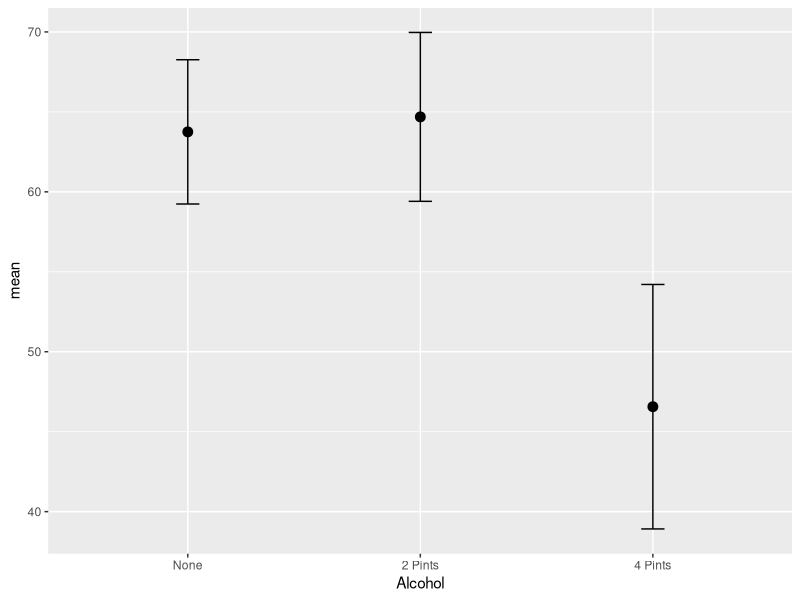
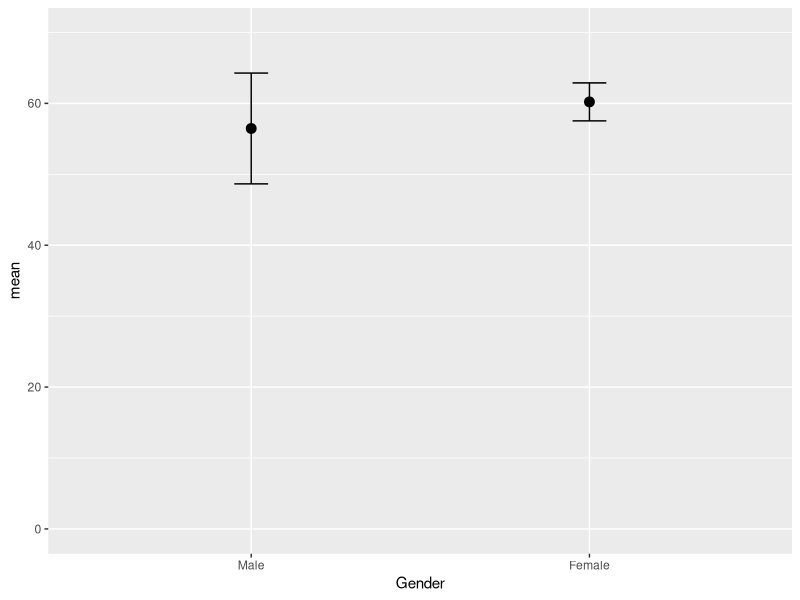
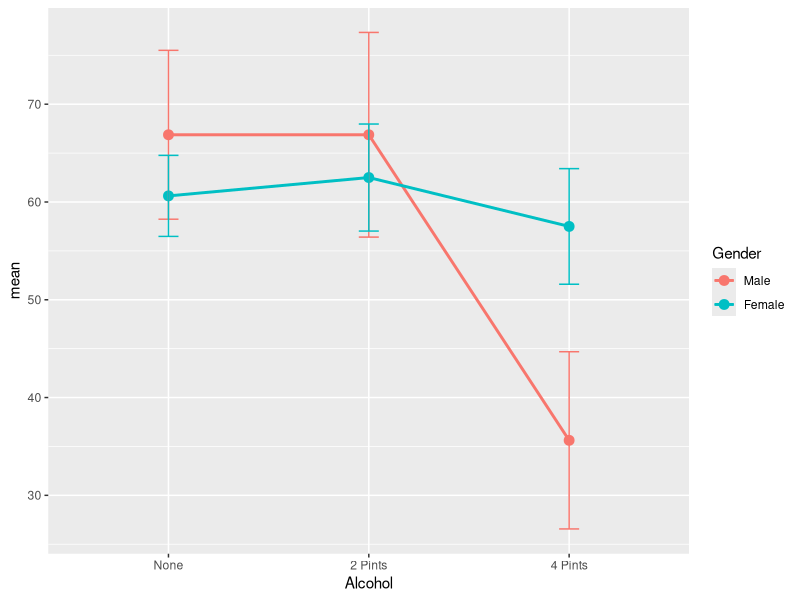
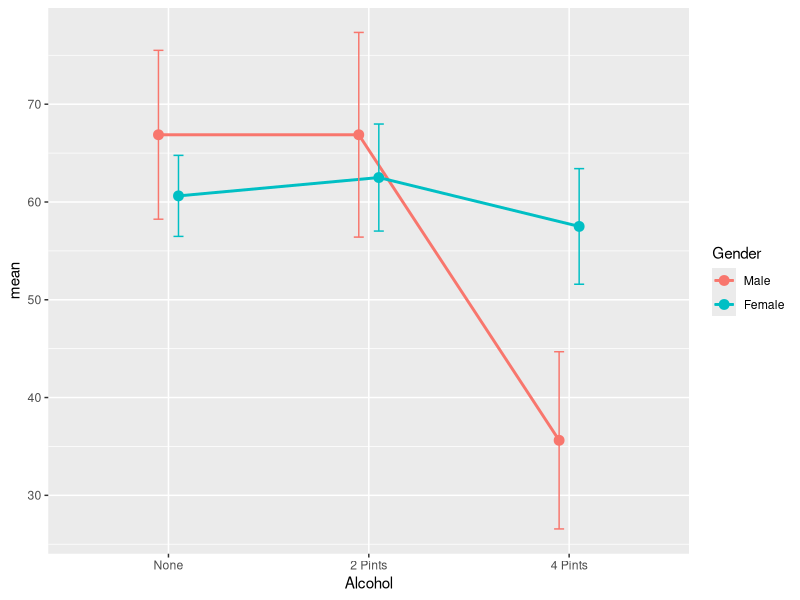
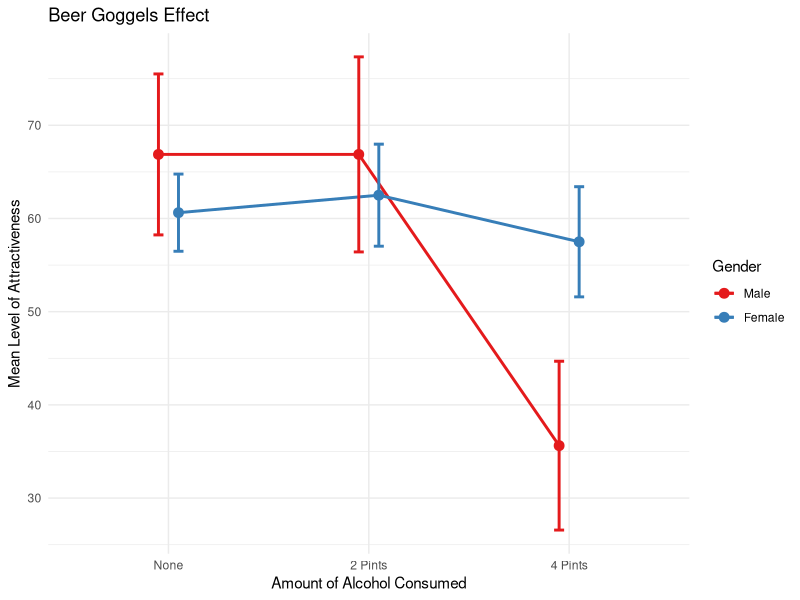

The R source for these figures, in order:
## ---- chunk 1
library(tidyverse)
## ---- chunk 2
library(haven)
goggles <- read_sav("goggles.sav")
## ---- chunk 3
goggles$Gender
## ---- chunk 4
goggles$Alcohol
## ---- chunk 5
goggles$Attractiveness
## ---- chunk 6
goggles <- goggles %>% 
  mutate(Gender = factor(Gender, levels = c(0,1), 
         labels = c("Male", "Female")))
## ---- chunk 7
goggles$Alcohol
## ---- chunk 8
goggles <- goggles %>% 
  mutate(Alcohol = factor(Alcohol, levels = c(1,2,3), 
            labels = c("None", "2 Pints", "4 Pints")))
## ---- chunk 9
m3 <- aov(Attractiveness ~ Gender + Alcohol + 
           Gender*Alcohol, data = goggles)
## ---- chunk 10
summary(m3)
## ---- chunk 11
GogglesAlcohol <- goggles %>%
  group_by(Alcohol) %>%
  summarize(n = n(),
            mean = mean(Attractiveness),
            sd = sd(Attractiveness),
            se = sd/sqrt(n),
            ci = qt(0.975, df = n - 1) * sd / sqrt(n))
## ---- chunk 12
ggplot(GogglesAlcohol, aes(x = Alcohol,
                                y = mean)) +
  geom_point(size = 3) +
  geom_line(size = 1) +
  geom_errorbar(aes(ymin  =mean - ci, 
                    ymax = mean + ci), 
                width = .1)
## ---- chunk 13
GogglesGender <- goggles %>%
  group_by(Gender) %>%
  summarize(n = n(),
            mean = mean(Attractiveness),
            sd = sd(Attractiveness),
            se = sd/sqrt(n),
            ci = qt(0.975, df = n - 1) * sd / sqrt(n))
## ---- chunk 14
ggplot(GogglesGender, aes(x = Gender,
                           y = mean)) +
  geom_point(size = 3) +
  geom_line(size = 1) +
  geom_errorbar(aes(ymin  =mean - ci, 
                    ymax = mean + ci), 
                width = .1) +
  ylim(0,70)
## ---- chunk 15
GogglesDescriptives <- goggles %>%
  group_by(Alcohol, Gender) %>%
  summarize(n = n(),
            mean = mean(Attractiveness),
            sd = sd(Attractiveness),
            se = sd/sqrt(n),
            ci = qt(0.975, df = n - 1) * sd / sqrt(n))
## ---- chunk 16
GogglesDescriptives
## ---- chunk 17
ggplot(GogglesDescriptives, aes(x = Alcohol,
                     y = mean, 
                     group=Gender, 
                     color=Gender)) +
  geom_point(size = 3) +
  geom_line(size = 1) +
  geom_errorbar(aes(ymin  =mean - ci, 
                    ymax = mean + ci), 
                width = .1)
## ---- chunk 18
pd <- position_dodge(0.2)
ggplot(GogglesDescriptives, 
       aes(x = Alcohol, 
           y = mean, 
           group=Gender, 
           color=Gender)) +
  geom_point(position = pd, 
             size = 3) +
  geom_line(position = pd,
            size = 1) +
  geom_errorbar(aes(ymin = mean - ci, 
                    ymax = mean + ci), 
                width = .1, 
                position= pd)
## ---- chunk 19
pd <- position_dodge(0.2)
ggplot(GogglesDescriptives, 
       aes(x = Alcohol, 
           y = mean, 
           group=Gender, 
           color=Gender)) +
  geom_point(position=pd, 
             size = 3) +
  geom_line(position = pd, 
            size = 1) +
  geom_errorbar(aes(ymin = mean - ci, 
                    ymax = mean + ci), 
                width = .1, 
                position = pd, 
                size = 1) +
  scale_color_brewer(palette="Set1") +
  theme_minimal() +
  labs(title = "Beer Goggels Effect",
       x = "Amount of Alcohol Consumed", 
       y = "Mean Level of Attractiveness",
       color = "Gender")
## ---- chunk 20
TukeyHSD(m3)
